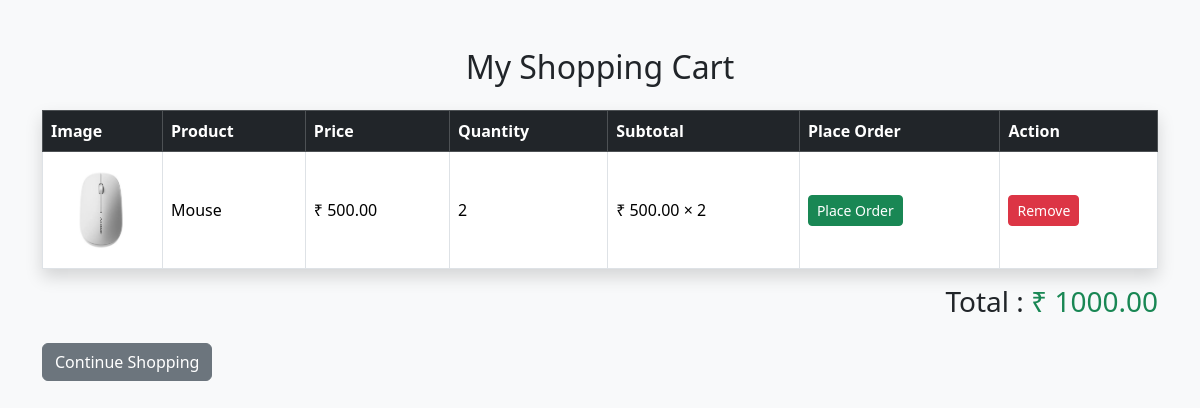
The app's page /cart/ (signed in), older data.
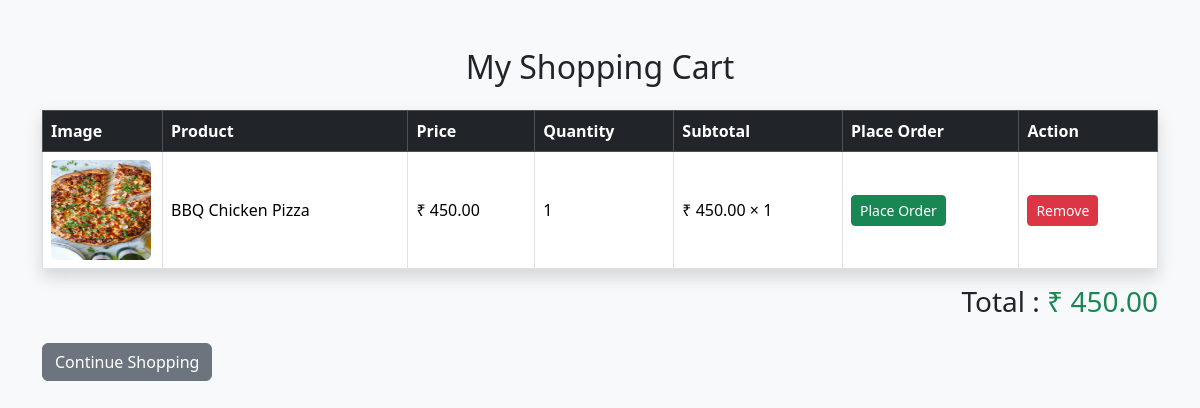
The same page, newer data.
### shop/models.py (models this page shows, shortened)
class CartItem(models.Model):
    cart = models.ForeignKey(Cart, on_delete=models.CASCADE)
    product = models.ForeignKey(Product, on_delete=models.CASCADE)
    quantity = models.PositiveIntegerField(default=1)

class Product(models.Model):
    name = models.CharField(max_length=100)
    description = models.TextField(null=True, blank=True)
    price = models.DecimalField(max_digits=10, decimal_places=2)
    image = models.ImageField(upload_to='products/')

### shop/views.py (the view)
# urls.py: path('cart/', views.cart, name='cart'),
@login_required
def cart(request):
    cart, created = Cart.objects.get_or_create(user=request.user)
    cart_items = CartItem.objects.filter(cart=cart)
    total = 0
    for item in cart_items:
        total += item.product.price * item.quantity
    return render(request, "cart.html", {
        "cart_items": cart_items,
        "total": total,
    })

### shop/templates/cart.html (shortened to what this page needs)
<!DOCTYPE html>
<html lang="en">
<head>
    <link href="https://cdn.jsdelivr.net/npm/bootstrap@5.3.7/dist/css/bootstrap.min.css" rel="stylesheet">
</head>
<body class="bg-light">
<div class="container mt-5">
    <h2 class="text-center mb-4">
        My Shopping Cart
    </h2>
    {% if cart_items %}
    <table class="table table-bordered table-hover shadow">
        <thead class="table-dark">
            <tr>
                <th>Image</th>
                <th>Product</th>
                <th>Price</th>
                <th>Quantity</th>
                <th>Subtotal</th>
                <th>Place Order</th>
                <th>Action</th>
            </tr>
        </thead>
        <tbody>
        {% for item in cart_items %}
            <tr>
                <td width="120">
                    {% if item.product.image %}
                        <img src="{{ item.product.image.url }}"
                             width="100"
                             height="100"
                             class="rounded">
                    {% endif %}
                </td>
                <td class="align-middle">
                    {{ item.product.name }}
                </td>
                <td class="align-middle">
                    ₹ {{ item.product.price }}
                </td>
                <td class="align-middle">
                    {{ item.quantity }}
                </td>
                <td class="align-middle">
                    ₹ {{ item.product.price }} × {{ item.quantity }}
                </td>
                <td class="align-middle">
                    <a href="{% url 'buy_now' item.product.id %}"
                    class="btn btn-success btn-sm">
                        Place Order
                    </a>
                </td>
                <td class="align-middle">
                    <a href="{% url 'remove_from_cart' item.id %}"
                       class="btn btn-danger btn-sm">
                        Remove
                    </a>
                </td>
            </tr>
        {% endfor %}
        </tbody>
    </table>
    <div class="text-end">
        <h3>
            Total : <span class="text-success">₹ {{ total }}</span>
        </h3>
    </div>
    {% else %}
    <div class="alert alert-warning text-center">
        <h4>Your cart is empty.</h4>
    </div>
    {% endif %}
    <div class="mt-4">
        <a href="{% url 'home' %}" class="btn btn-secondary">
            Continue Shopping
        </a>
    </div>
</div>
</body>
</html>

Row changes from the older to the newer data that the page shows:
removed CartItem: product.image (picture), product.name "Mouse", product.price "500.00", quantity "2"
added CartItem: product.image (picture), product.name "BBQ Chicken Pizza", product.price "450.00", quantity "1"
Text that changed along with them:
{{ total }}: "1000.00" → "450.00"
